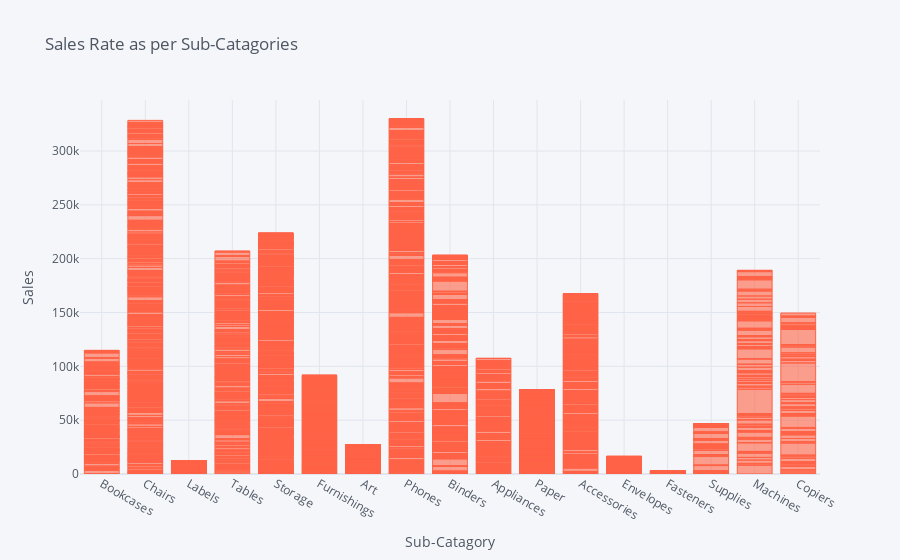

Notebook code for this chart:
### Markdown cell above
##### Sales as per the Sub-Catagoiries

### Code cell
from turtle import color, title


case1=df[['Sub-Category','Sales']]
case1.iplot(kind='bar',x='Sub-Category',y='Sales',title='Sales Rate as per Sub-Catagories',xTitle='Sub-Catagory',yTitle='Sales',color='tomato')

### Figure 1 — Plotly figure (JSON) as saved in the notebook; plotly's stock layout.template omitted (floating-point values rounded to 4 significant figures; data arrays with more than 128 entries replaced by an {"elided": "..."} marker saying what was removed)
{"data": [{"marker": {"color": "rgba(255, 99, 71, 0.6)", "line": {"color": "rgba(255, 99, 71, 1.0)", "width": 1}}, "name": "Sales", "orientation": "v", "text": "", "type": "bar", "x": {"elided": "9994 str values"}, "y": {"elided": "9994 float values"}}], "layout": {"legend": {"bgcolor": "#F5F6F9", "font": {"color": "#4D5663"}}, "paper_bgcolor": "#F5F6F9", "plot_bgcolor": "#F5F6F9", "title": {"font": {"color": "#4D5663"}, "text": "Sales Rate as per Sub-Catagories"}, "xaxis": {"gridcolor": "#E1E5ED", "showgrid": true, "tickfont": {"color": "#4D5663"}, "title": {"font": {"color": "#4D5663"}, "text": "Sub-Catagory"}, "zerolinecolor": "#E1E5ED"}, "yaxis": {"gridcolor": "#E1E5ED", "showgrid": true, "tickfont": {"color": "#4D5663"}, "title": {"font": {"color": "#4D5663"}, "text": "Sales"}, "zerolinecolor": "#E1E5ED"}}}
